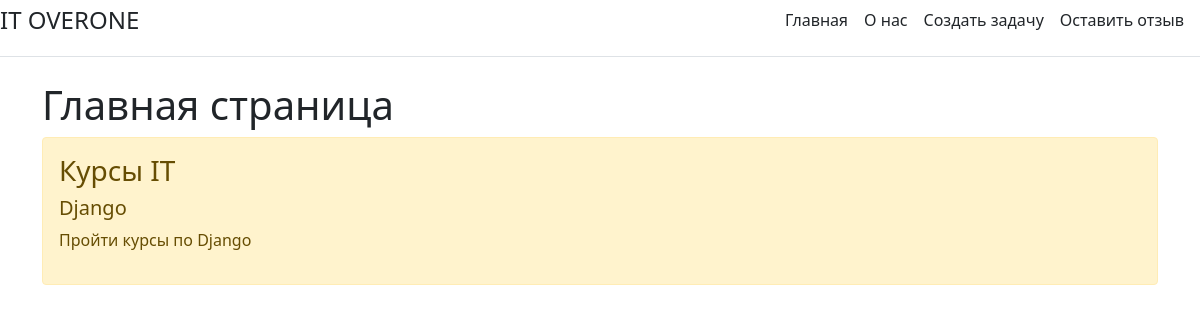
/, run on an earlier commit of the app's database.
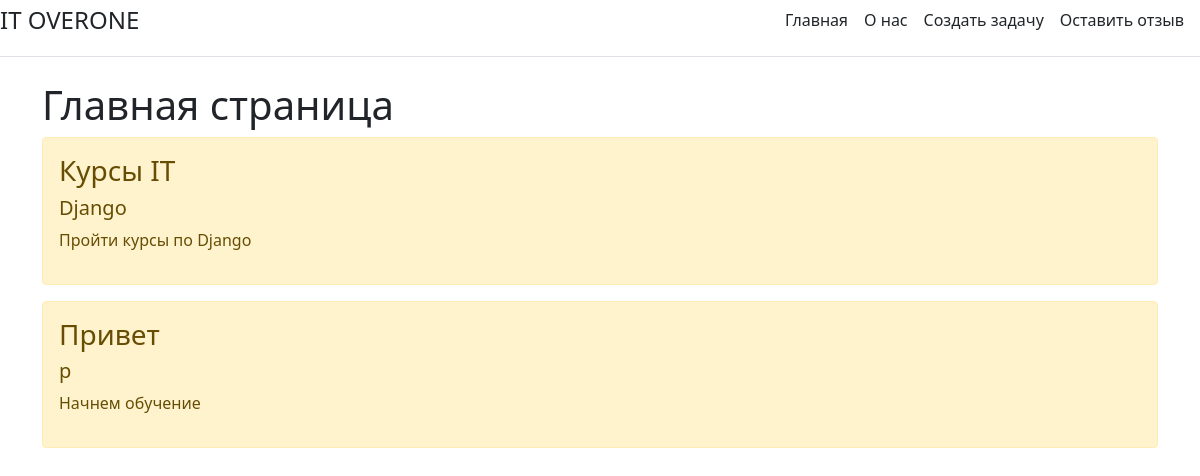
And on a later commit of the database.
### main/models.py (models this page shows, shortened)
class Task(models.Model):
    title=models.CharField('Название', max_length=50)
    task=models.TextField('Описание')
    technology = models.CharField('Технологии', max_length=50)
    class Meta:
        verbose_name='Задача'
        verbose_name_plural='Задачи'

### main/views.py (the view)
def index(request):
    task=Task.objects.all()
    return render(request, 'main/index.html',{'title':'Главная страница','tasks':task})

### main/templates/main/index.html (shortened to what this page needs)
{%extends 'main/base.html'%}
{% load static %}
{%block content%}
<h1>Главная страница</h1>
{% if tasks %}
    {% for el in tasks %}
        <div class="alert alert-warning mt-2">
            <h3>{{el.title}}</h3>
            <h5>{{el.technology}}</h5>
            <p>{{el.task}}</p>
        </div>
    {%endfor%}
{% else %}
    <p>Записи отсутствуют</p>
{% endif %}
{%endblock%}

What changed in the data, as far as the page shows it:
added Task: title "Привет", technology "р", task "Начнем обучение"
